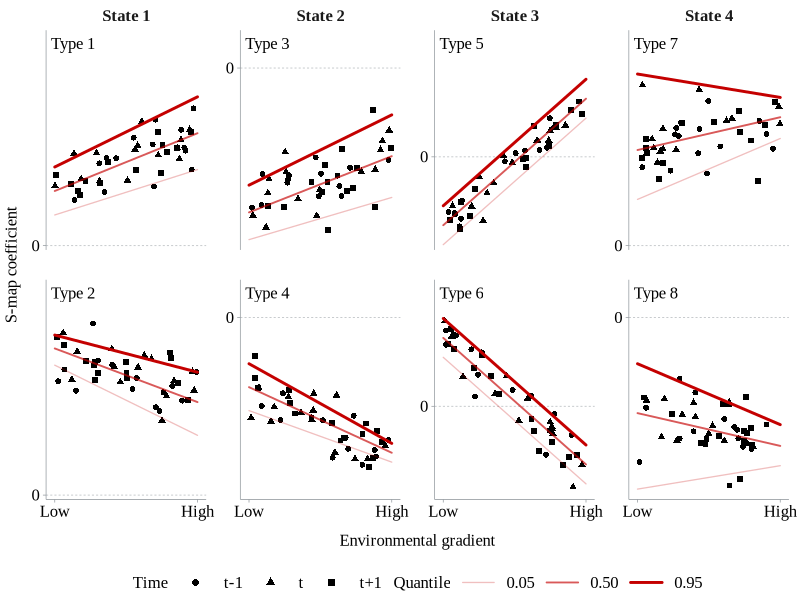

Recreate this plot in R.
library(tidyverse)

# 1. 字体、符号与分位线样式
font <- "Times New Roman"
fs <- 12
ts <- fs / ggplot2::.pt
type_order <- c(1, 3, 5, 7, 2, 4, 6, 8)
time_shapes <- c("t-1" = 16, "t" = 17, "t+1" = 15)
q_alpha <- c("0.05" = .25, "0.50" = 0.65, "0.95" = 1)
q_width <- c("0.05" = .45, "0.50" = 0.65, "0.95" = 1)
q_colour <- "#C40000"

# 2. 概念示意参数：三条分位线均为直线
pars <- tribble(
  ~type, ~tau, ~a, ~b,
  1, "0.05", .22, .55,    1, "0.50", .42, .70,    1, "0.95", .62, .85,
  2, "0.05", 1.25, -.85,  2, "0.50", 1.38, -.65,  2, "0.95", 1.48, -.45,
  3, "0.05", -1.40, .45,  3, "0.50", -1.20, .60,  3, "0.95", -1.00, .75,
  4, "0.05", -.68, -.55,  4, "0.50", -.48, -.70,  4, "0.95", -.28, -.85,
  5, "0.05", -1.35, 2.20, 5, "0.50", -1.10, 2.20, 5, "0.95", -.85, 2.20,
  6, "0.05", .85, -2.20,  6, "0.50", 1.10, -2.20, 6, "0.95", 1.35, -2.20,
  7, "0.05", .30, .65,    7, "0.50", .72, .35,    7, "0.95", 1.38, -.25,
  8, "0.05", -1.38, .25,  8, "0.50", -.72, -.35,  8, "0.95", -.30, -.65
) %>%
  mutate(x = .10, xend = .84, y = a + b * x, yend = a + b * xend,
         tau = factor(tau, levels = c("0.05", "0.95", "0.50"))) %>%
  arrange(type, tau)

# 3. 示意散点，不代表实际拟合结果
set.seed(20260818)
dots <- map_dfr(1:8, function(i) {
  x <- sort(runif(42, .10, .84))
  m <- filter(pars, type == i, tau == "0.50")
  tibble(type = i, x = x, y = m$a + m$b * x + rnorm(42, 0, if_else(i %in% 7:8, .18, .15)),
         time = factor(sample(rep(c("t", "t-1", "t+1"), each = 14)), levels = names(time_shapes)))
})

# 4. 压缩无数据区域，顶部预留 Type 标签空间
bounds <- map_dfr(1:8, function(i) {
  ids <- if (i %% 2 == 1) c(i, i + 1) else c(i - 1, i)
  p <- filter(pars, type %in% ids)
  extent <- max(abs(c(filter(dots, type %in% ids)$y, p$y, p$yend)))
  yl <- if (i %in% c(1, 2, 7)) c(-.025, 1.06) * extent else
    if (i %in% c(3, 4, 8)) c(-1.06, .025) * extent else c(-1.06, 1.06) * extent
  yl[2] <- yl[2] + .18 * diff(yl)
  tibble(type = i, ymin = yl[1], ymax = yl[2], label_y = yl[2] - .035 * diff(yl))
})

# 5. 固定面板顺序，State 仅标注于第一行
pars <- pars %>% mutate(type = factor(type, levels = type_order))
dots <- dots %>% mutate(type = factor(type, levels = type_order))
bounds <- bounds %>% mutate(label = paste("Type", type), type = factor(type, levels = type_order))
state_labels <- c(`1` = "State 1", `3` = "State 2", `5` = "State 3", `7` = "State 4",
                  `2` = "", `4` = "", `6` = "", `8` = "")

# 6. 黑色散点、红色实线；用透明度和线宽突出中位线
fig <- ggplot() +
  geom_blank(data = bounds, aes(x = .055, y = ymin)) +
  geom_blank(data = bounds, aes(x = .885, y = ymax)) +
  geom_hline(yintercept = 0, colour = "#BFC3C6", linewidth = .28, linetype = "22") +
  geom_point(data = dots, aes(x, y, shape = time), colour = "black", size = 1.65) +
  geom_segment(data = pars, aes(x = x, xend = xend, y = y, yend = yend, alpha = tau, linewidth = tau),
               colour = q_colour, linetype = "solid", lineend = "round") +
  geom_text(data = bounds, aes(x = .08, y = label_y, label = label),
            hjust = 0, vjust = 1, family = font, size = ts, colour = "black") +
  facet_wrap(~ type, ncol = 4, scales = "free_y", labeller = labeller(type = state_labels)) +
  scale_shape_manual(name = "Time", values = time_shapes, breaks = names(time_shapes)) +
  scale_alpha_manual(name = "Quantile", values = q_alpha, breaks = names(q_alpha)) +
  scale_linewidth_manual(values = q_width, guide = "none") +
  scale_x_continuous(breaks = c(.10, .84), labels = c("Low", "High"),
                     limits = c(.055, .885), expand = expansion(mult = 0)) +
  scale_y_continuous(breaks = 0, expand = expansion(mult = 0)) +
  guides(
    shape = guide_legend(order = 1, override.aes = list(size = 2, colour = "black")),
    alpha = guide_legend(order = 2, override.aes = list(
      colour = q_colour, linewidth = unname(q_width), linetype = "solid"))
  ) +
  labs(x = "Environmental gradient", y = "S-map coefficient") +
  theme_classic(base_family = font, base_size = fs) +
  theme(
    text = element_text(family = font, size = fs, colour = "black"),
    strip.background = element_blank(),
    strip.text = element_text(size = fs, face = "bold", margin = margin(t = 0, b = 5)),
    axis.title = element_text(size = fs),
    axis.title.x = element_text(margin = margin(t = 10)),
    axis.title.y = element_text(margin = margin(r = 8)),
    axis.text = element_text(size = fs, colour = "black"),
    axis.line = element_line(colour = "#92999E", linewidth = .25),
    axis.ticks = element_line(colour = "#92999E", linewidth = .25),
    axis.ticks.length = grid::unit(.8, "mm"),
    panel.spacing.x = grid::unit(5, "mm"),
    panel.spacing.y = grid::unit(2, "mm"),
    legend.position = "bottom",
    legend.box = "horizontal",
    legend.title = element_text(size = fs),
    legend.text = element_text(size = fs),
    legend.key.width = grid::unit(10, "mm"),
    legend.spacing.x = grid::unit(3, "mm"),
    legend.margin = margin(0, 0, 0, 0),
    legend.box.margin = margin(t = 3),
    plot.margin = margin(6, 8, 4, 4)
  )

# 7. 仅显示，不保存
print(fig)
